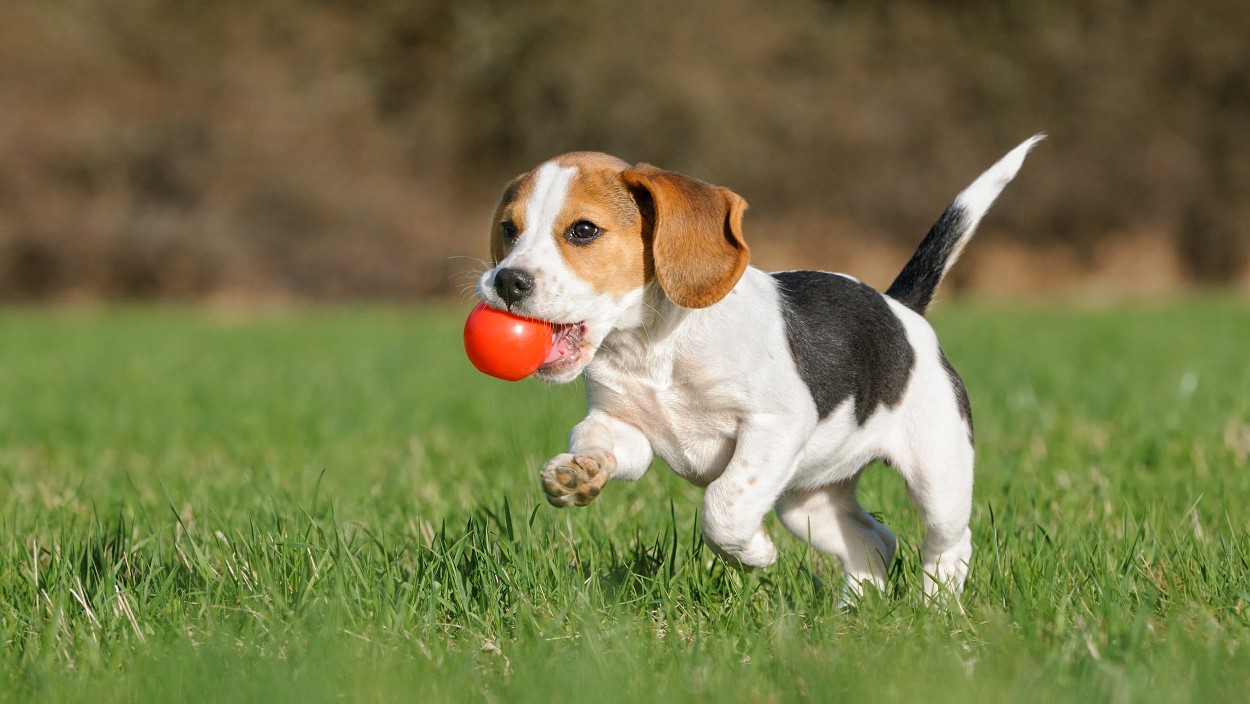
#> input picture dog.jpeg, 2500 x 1407 px, found by its file name (shown at 1/2 size)
$ jupyter execute --allow-errors 'Processing image data for Deep Learning.ipynb'   (shell and % lines are left out)
#> lines starting #> are read from the running program, lines starting #| are printed output that depends on the picture
*   Reading an image file and converting it to a numpy array
*   Resizing an image

*   RGB to GrayScale conversion

[cell 1]
# we are getting image using web get command

Libraries that can be used for image processing

1.   matplotlib.image
2.   Pillow

1.   OpenCV(cv2)

[cell 2]
#importing the image module from matlplotlib library

import matplotlib.image as mpimg

#importing the pyplot module from matlplotlib library

import matplotlib.pyplot as plt
import numpy as np

[cell 3]
# loading an image an image through matplotlib.image module

img = mpimg.imread('/content/dog.jpeg')
#> img is the input picture: shape (1407, 2500, 3) float32; mean R, G, B 0.465, 0.466, 0.287

[cell 4]
type(img)

[cell 5]
print(img.shape)
#| (1407, 2500, 3)

[cell 6]
print(img.dtype)
#| float32

[cell 7]
img = (img * 255).astype(np.uint8)

print(img.dtype)
#| uint8
print(img[0,0])
#| [110  94  60]

[cell 8]
print(img)
#> (printed output is left out)

[cell 9]
# displaying the image from numpy array

img_plot = plt.imshow(img)
plt.show()

Resizing the image using pillow library

[cell 10]
from PIL import Image

img = Image.open('/content/dog.jpeg')
img_resized = img.resize((200,200))
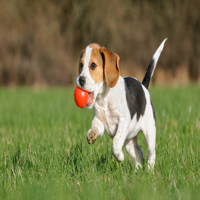
#> img_resized: PIL image 200x200 RGB; mean R, G, B 118.7, 119.1, 72.9

[cell 11]
img_resized.save('dog_image_resized.jpg')

#> (a cell that did not finish here is left out)

#> (a cell that did not finish here is left out)

Converting RGB image into GrayScale image using openCV

[cell 14]
# importing openCV library here cv stands for computer vision
import cv2

[cell 15]
img = cv2.imread('/content/dog.jpeg')

[cell 16]
type(img)

[cell 17]
img.shape
#> Out = (1407, 2500, 3)

[cell 18]
grayscale_image = cv2.cvtColor(img,cv2.COLOR_RGB2GRAY)
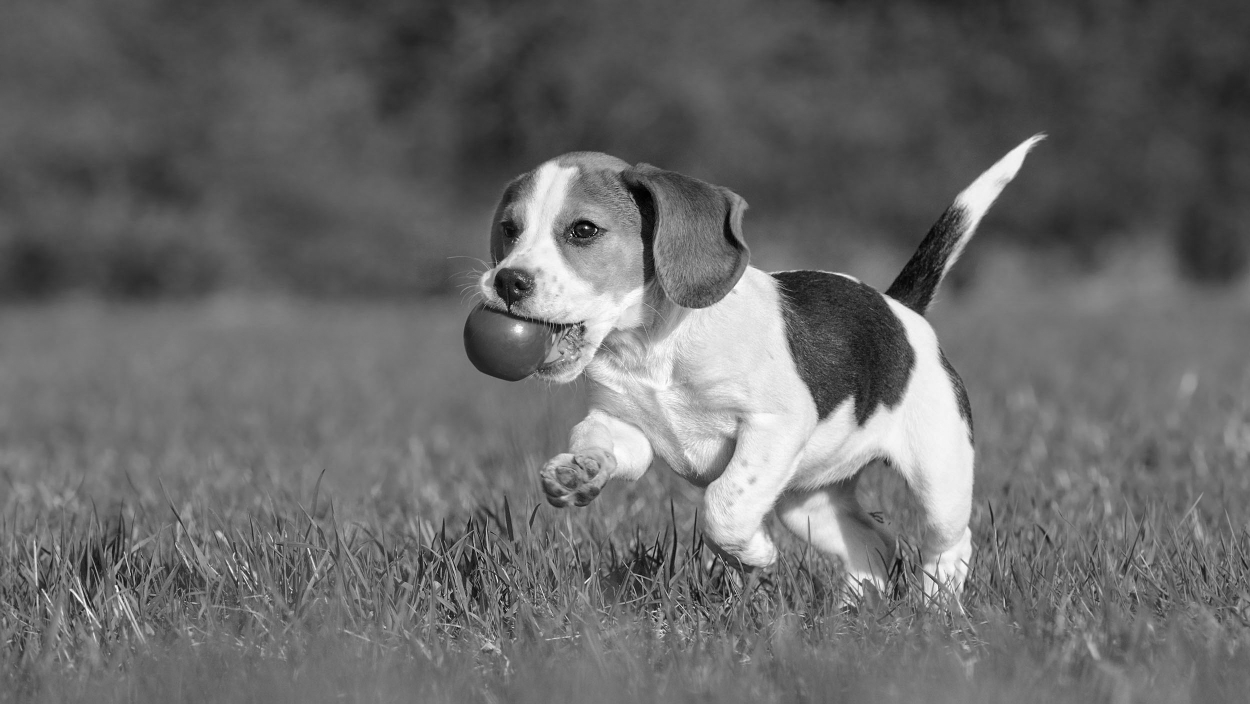
#> grayscale_image: shape (1407, 2500) (shown at 1/2 size); min 0, max 255, mean 105.3

[cell 19]
type(grayscale_image)

[cell 20]
grayscale_image.shape
#> Out = (1407, 2500)

cv2.imshow() will display the image but this is not allowed in google colab
Alternative is **from google.colab.patches import cv2_imshow**

[cell 21]
from google.colab.patches import cv2_imshow

[cell 22]
# displaying the grayscale image

cv2_imshow(grayscale_image)

[cell 23]
# saving the grayscale image

cv2.imwrite('dog_grayscale_image.jpg',grayscale_image)
#> Out = True
